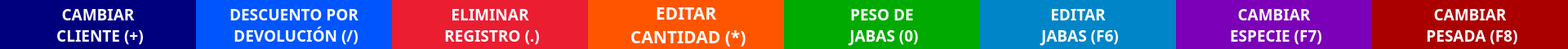
    <widget class="QFrame" name="frmOpciones">
     <property name="geometry">
      <rect>
       <x>0</x>
       <y>980</y>
       <width>1920</width>
       <height>60</height>
      </rect>
     </property>
     <property name="frameShape">
      <enum>QFrame::StyledPanel</enum>
     </property>
     <property name="frameShadow">
      <enum>QFrame::Raised</enum>
     </property>
     <widget class="QLabel" name="btnCambiarCliente">
      <property name="geometry">
       <rect>
        <x>0</x>
        <y>0</y>
        <width>240</width>
        <height>60</height>
       </rect>
      </property>
      <property name="font">
       <font>
        <family>Poppins</family>
        <pointsize>14</pointsize>
        <weight>75</weight>
        <bold>true</bold>
       </font>
      </property>
      <property name="styleSheet">
       <string notr="true">background-color: rgb(0, 0, 127);
color: rgb(255, 255, 255);</string>
      </property>
      <property name="text">
       <string>CAMBIAR 
 CLIENTE (+)</string>
      </property>
      <property name="alignment">
       <set>Qt::AlignCenter</set>
      </property>
     </widget>
     <widget class="QLabel" name="btnDescuentoXDevolucion">
      <property name="geometry">
       <rect>
        <x>240</x>
        <y>0</y>
        <width>240</width>
        <height>60</height>
       </rect>
      </property>
      <property name="font">
       <font>
        <family>Poppins</family>
        <pointsize>14</pointsize>
        <weight>75</weight>
        <bold>true</bold>
       </font>
      </property>
      <property name="styleSheet">
       <string notr="true">background-color: rgb(0, 85, 255);
color: rgb(255, 255, 255);</string>
      </property>
      <property name="text">
       <string>DESCUENTO POR 
 DEVOLUCIÓN (/)</string>
      </property>
      <property name="alignment">
       <set>Qt::AlignCenter</set>
      </property>
     </widget>
     <widget class="QLabel" name="btnEliminarUltimaPesada">
      <property name="geometry">
       <rect>
        <x>480</x>
        <y>0</y>
        <width>240</width>
        <height>60</height>
       </rect>
      </property>
      <property name="font">
       <font>
        <family>Poppins</family>
        <pointsize>14</pointsize>
        <weight>75</weight>
        <bold>true</bold>
       </font>
      </property>
      <property name="styleSheet">
       <string notr="true">background-color: rgb(234, 29, 49);
color: rgb(255, 255, 255);</string>
      </property>
      <property name="text">
       <string>ELIMINAR 
 REGISTRO (.)</string>
      </property>
      <property name="alignment">
       <set>Qt::AlignCenter</set>
      </property>
     </widget>
     <widget class="QLabel" name="btnEditarUltimaCantidad">
      <property name="geometry">
       <rect>
        <x>720</x>
        <y>0</y>
        <width>240</width>
        <height>60</height>
       </rect>
      </property>
      <property name="font">
       <font>
        <family>Poppins</family>
        <pointsize>16</pointsize>
        <weight>75</weight>
        <bold>true</bold>
       </font>
      </property>
      <property name="styleSheet">
       <string notr="true">background-color: rgb(255, 85, 0);
color: rgb(255, 255, 255);</string>
      </property>
      <property name="text">
       <string>EDITAR 
 CANTIDAD (*)</string>
      </property>
      <property name="alignment">
       <set>Qt::AlignCenter</set>
      </property>
     </widget>
     <widget class="QLabel" name="btnIngresarPesoJabas">
      <property name="geometry">
       <rect>
        <x>960</x>
        <y>0</y>
        <width>240</width>
        <height>60</height>
       </rect>
      </property>
      <property name="font">
       <font>
        <family>Poppins</family>
        <pointsize>14</pointsize>
        <weight>75</weight>
        <bold>true</bold>
       </font>
      </property>
      <property name="styleSheet">
       <string notr="true">background-color: rgb(0, 170, 0);
color: rgb(255, 255, 255);</string>
      </property>
      <property name="text">
       <string>PESO DE 
 JABAS (0)</string>
      </property>
      <property name="alignment">
       <set>Qt::AlignCenter</set>
      </property>
     </widget>
     <widget class="QLabel" name="btnEditarUltimaCantidad_2">
      <property name="geometry">
       <rect>
        <x>1200</x>
        <y>0</y>
        <width>240</width>
        <height>60</height>
       </rect>
      </property>
      <property name="font">
       <font>
        <family>Poppins</family>
        <pointsize>14</pointsize>
        <weight>75</weight>
        <bold>true</bold>
       </font>
      </property>
      <property name="styleSheet">
       <string notr="true">background-color: rgb(0, 133, 200);
color: rgb(255, 255, 255);</string>
      </property>
      <property name="text">
       <string>EDITAR 
 JABAS (F6)</string>
      </property>
      <property name="alignment">
       <set>Qt::AlignCenter</set>
      </property>
     </widget>
     <widget class="QLabel" name="btnCambiarEspecie">
      <property name="geometry">
       <rect>
        <x>1440</x>
        <y>0</y>
        <width>240</width>
        <height>60</height>
       </rect>
      </property>
      <property name="font">
       <font>
        <family>Poppins</family>
        <pointsize>14</pointsize>
        <weight>75</weight>
        <bold>true</bold>
       </font>
      </property>
      <property name="styleSheet">
       <string notr="true">background-color: rgb(123, 0, 184);
color: rgb(255, 255, 255);</string>
      </property>
      <property name="text">
       <string>CAMBIAR 
 ESPECIE (F7)</string>
      </property>
      <property name="alignment">
       <set>Qt::AlignCenter</set>
      </property>
     </widget>
     <widget class="QLabel" name="btnCambiarPesada">
      <property name="geometry">
       <rect>
        <x>1680</x>
        <y>0</y>
        <width>240</width>
        <height>60</height>
       </rect>
      </property>
      <property name="font">
       <font>
        <family>Poppins</family>
        <pointsize>14</pointsize>
        <weight>75</weight>
        <bold>true</bold>
       </font>
      </property>
      <property name="styleSheet">
       <string notr="true">background-color: rgb(170, 0, 0);
color: rgb(255, 255, 255);</string>
      </property>
      <property name="text">
       <string>CAMBIAR
 PESADA (F8)</string>
      </property>
      <property name="alignment">
       <set>Qt::AlignCenter</set>
      </property>
     </widget>
    </widget>
